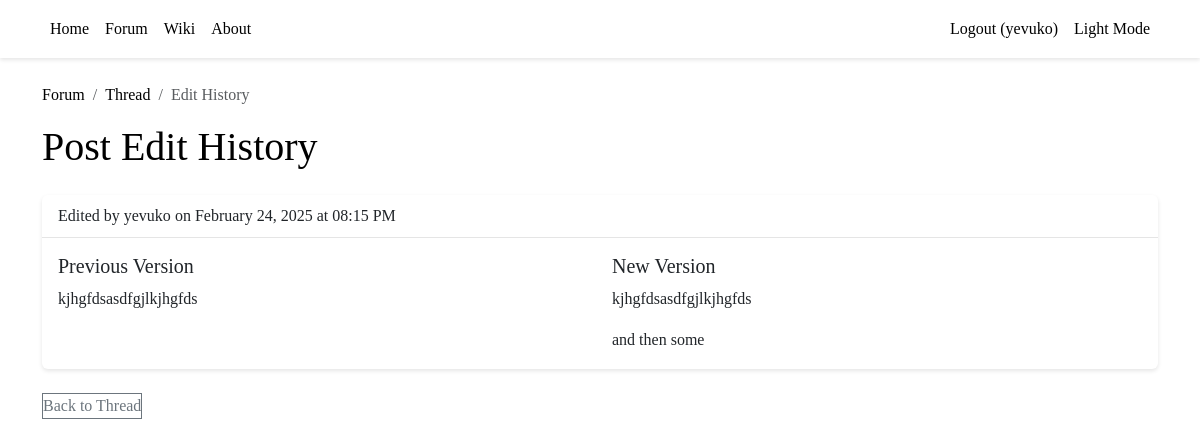
Page /forum/post/3/history (signed in) on the committed database.
### tables this page shows
CREATE TABLE users (
        id INTEGER PRIMARY KEY AUTOINCREMENT,
        username TEXT UNIQUE NOT NULL,
        language TEXT NOT NULL,
        created_at TIMESTAMP DEFAULT CURRENT_TIMESTAMP,
        updated_at TIMESTAMP DEFAULT CURRENT_TIMESTAMP,
        last_seen_at TIMESTAMP DEFAULT CURRENT_TIMESTAMP,
        CHECK (language IN ('en', 'fr', 'es'))
    );

CREATE TABLE post_edits (
        id INTEGER PRIMARY KEY AUTOINCREMENT,
        post_id INTEGER NOT NULL,
        edited_by INTEGER NOT NULL,
        old_content TEXT NOT NULL,
        new_content TEXT NOT NULL,
        created_at TIMESTAMP DEFAULT CURRENT_TIMESTAMP,
        FOREIGN KEY (post_id) REFERENCES posts(id) ON DELETE CASCADE,
        FOREIGN KEY (edited_by) REFERENCES users(id)
    );

### backend/forum.py (the view)
@forum_blueprint.route("/post/<int:post_id>/history")
def post_history(post_id: int):
    with get_db() as conn:
        cursor = conn.cursor()
        cursor.execute("""
            SELECT p.*, t.id as thread_id
            FROM posts p
            JOIN threads t ON p.thread_id = t.id
            WHERE p.id = ?
        """, (post_id,))
        post = cursor.fetchone()
        if not post or not check_thread_access(
            post['thread_id'],
            session.get('user_id')
        ):
            abort(403)
        cursor.execute("""
            SELECT pe.*, u.username
            FROM post_edits pe
            JOIN users u ON pe.edited_by = u.id
            WHERE post_id = ?
            ORDER BY created_at DESC
        """, (post_id,))
        edits = cursor.fetchall()
    return render_template('post_history.html', post=post, edits=edits)

### backend/database.py (called while the page is built)
@contextmanager
def get_db() -> Generator[sqlite3.Connection, None, None]:
    conn = sqlite3.connect(Config.SQLITE_DB_PATH)
    conn.row_factory = sqlite3.Row
    try:
        yield conn
    finally:
        conn.commit()
        conn.close()

### backend/forum.py (called while the page is built)
def check_thread_access(thread_id: int, user_id: Optional[int]) -> bool:
    with get_db() as conn:
        cursor = conn.cursor()
        cursor.execute("""
            SELECT EXISTS (
                SELECT 1 FROM threads t
                LEFT JOIN thread_users tu ON t.id = tu.thread_id
                WHERE t.id = ? AND (
                    tu.thread_id IS NULL
                    OR tu.user_id = ?
                    OR t.created_by = ?
                )
            )
        """, (thread_id, user_id, user_id))
        return bool(cursor.fetchone()[0])

### backend/server.py (called while the page is built)
@app.template_filter('datetime')
def format_datetime(value):
    if isinstance(value, str):
        try:
            value = datetime.strptime(value, '%Y-%m-%d %H:%M:%S')
        except ValueError:
            return value
    return value.strftime('%B %d, %Y at %I:%M %p')

### frontend/templates/forum/post_history.html (shortened to what this page needs)
{% extends "base.html" %}
{% block content %}
    <nav aria-label="breadcrumb">
        <ol class="breadcrumb">
            <li class="breadcrumb-item"><a href="{{ url_for('forum.view_threads') }}">Forum</a></li>
            <li class="breadcrumb-item">
                <a href="{{ url_for('forum.view_thread', thread_id=post.thread_id) }}">Thread</a>
            </li>
            <li class="breadcrumb-item active">Edit History</li>
        </ol>
    </nav>
    <h1 class="mb-4">Post Edit History</h1>
    <div class="edit-history">
        {% for edit in edits %}
            <div class="edit-entry card mb-4">
                <div class="card-header">
                    <div class="edit-meta">
                        Edited by {{ edit.username }} on {{ edit.created_at | datetime }}
                    </div>
                </div>
                <div class="card-body">
                    <div class="content-diff row">
                        <div class="col-md-6">
                            <h3 class="h5">Previous Version</h3>
                            <div class="old-content">
                                {{ edit.old_content | safe }}
                            </div>
                        </div>
                        <div class="col-md-6">
                            <h3 class="h5">New Version</h3>
                            <div class="new-content">
                                {{ edit.new_content | safe }}
                            </div>
                        </div>
                    </div>
                </div>
            </div>
        {% endfor %}
    </div>
    <a href="{{ url_for('forum.view_thread', thread_id=post.thread_id) }}"
       class="btn btn-outline-secondary">Back to Thread</a>
{% endblock %}

### frontend/templates/base.html (shortened to what this page needs)
<html lang="en">
<head>
    <link rel="stylesheet" href="{{ url_for('static', filename='bootstrap/css/bootstrap.min.css') }}">
    <link rel="stylesheet" href="{{ url_for('static', filename='styles.css') }}">
</head>
<body>
    <nav class="navbar navbar-expand-lg navbar-dark bg-dark">
        <div class="container">
            <div class="collapse navbar-collapse" id="navbarNav">
                <ul class="navbar-nav">
                    <li class="nav-item"><a class="nav-link" href="/">Home</a></li>
                    <li class="nav-item"><a class="nav-link" href="/forum">Forum</a></li>
                    <li class="nav-item"><a class="nav-link" href="/wiki">Wiki</a></li>
                    <li class="nav-item"><a class="nav-link" href="/about">About</a></li>
                </ul>
                <ul class="navbar-nav ms-auto">
                    {% if session.get('user') %}
                        <li class="nav-item">
                            <a class="nav-link" href="/auth/logout">Logout ({{ session['user'] }})</a>
                        </li>
                    {% else %}
                        <li class="nav-item"><a class="nav-link" href="/auth/login">Login</a></li>
                        <li class="nav-item"><a class="nav-link" href="/auth/register">Register</a></li>
                    {% endif %}
                    <li class="nav-item">
                        <a class="nav-link" href="#" id="theme-toggle">
                            <span id="theme-text">Light Mode</span>
                        </a>
                    </li>
                </ul>
            </div>
        </div>
    </nav>
    <main class="container mt-4">
        {% block content %}{% endblock %}
    </main>
</body>
</html>

### frontend/static/styles.css (style rules this page uses)
body { font-family: var(--font-family-sans); line-height: 1.6; color: var(--standard-text); background-color: var(--page-bg); }
.navbar { box-shadow: 0 2px 4px rgba(0,0,0,0.1); background-color: var(--card-bg) !important; }
.navbar-dark .navbar-nav .nav-link { color: var(--standard-text); }
.card { border: none; background-color: var(--card-bg); box-shadow: 0 2px 4px rgba(0,0,0,0.1); }
.card-header { background-color: var(--element-bg); border-bottom: 1px solid rgba(0,0,0,0.1); color: var(--prominent-text); }
.card-body { background-color: var(--card-bg); }
.btn { padding: var(--spacing-sm) var(--spacing-md); border-radius: var(--border-radius); transition: all 0.2s ease; }
a { color: var(--highlight-text); text-decoration: none; }
.edit-history .content-diff { display: grid; grid-template-columns: repeat(auto-fit, minmax(300px, 1fr)); gap: var(--spacing-md); }
.old-content, .new-content { padding: var(--spacing-md); background: var(--light-color); border-radius: var(--border-radius); }

### rows in the picture
users: user "yevuko"
post_edits: username "yevuko", created_at "February 24, 2025 at 08:15 PM", old_content "kjhgfdsasdfgjlkjhgfds", new_content "kjhgfdsasdfgjlkjhgfds and then some"
